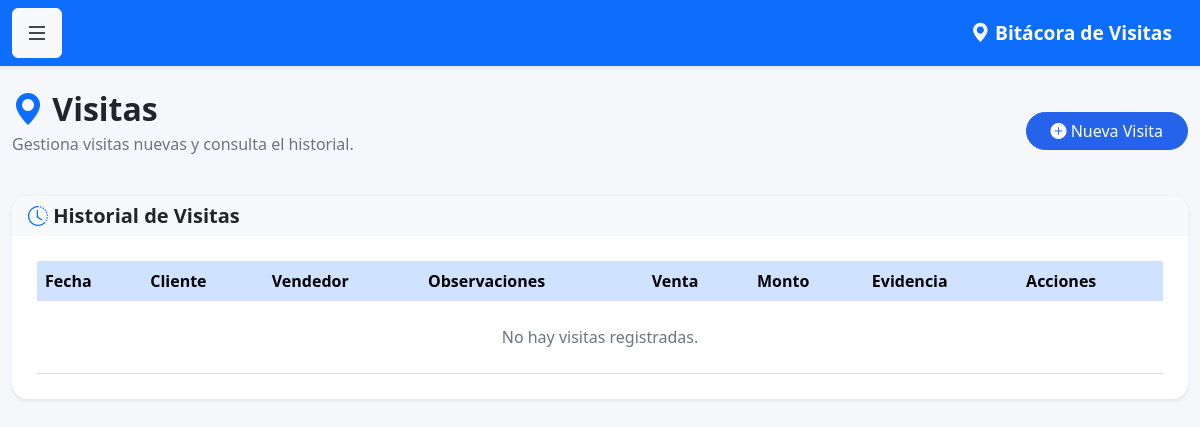
The app's page /visitas (signed in), older data.
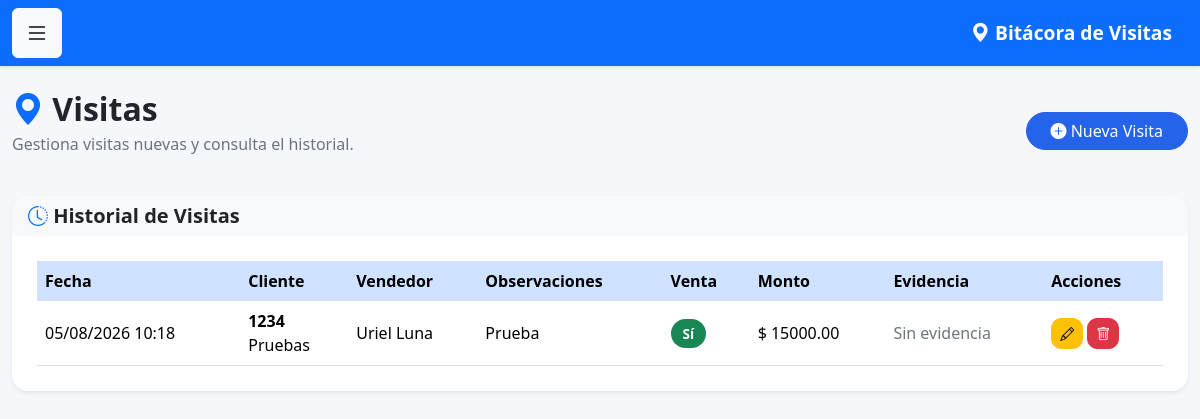
The same page, newer data.
### models.py (models this page shows)
class Visita(db.Model):
    __tablename__ = 'visitas'
    id = db.Column(
        db.Integer,
        primary_key=True
    )
    fecha = db.Column(
        db.DateTime,
        default=datetime.now
    )
    observaciones = db.Column(
        db.Text
    )
    venta_realizada = db.Column(
        db.Boolean,
        default=False
    )
    monto_venta = db.Column(
        db.Float,
        default=0
    )
    proxima_visita = db.Column(
        db.Date
    )
    cliente_id = db.Column(
        db.Integer,
        db.ForeignKey('clientes.id')
    )
    usuario_id = db.Column(
        db.Integer,
        db.ForeignKey('usuarios.id')
    )
    latitud = db.Column(
    db.String(50)
    )
    longitud = db.Column(
    db.String(50)
    )
    foto = db.Column(
    db.String(255)
    )
    cliente = db.relationship(
        'Cliente',
        backref='visitas'
    )
    usuario = db.relationship(
        'Usuario',
        backref='visitas'
    )

class Cliente(db.Model):
    __tablename__ = 'clientes'
    id = db.Column(
        db.Integer,
        primary_key=True
    )
    num_cliente = db.Column(
        db.String(20),
        unique=True,
        nullable=False
    )
    nombre = db.Column(
        db.String(150),
        nullable=False
    )
    grupo = db.Column(
        db.String(100)
    )
    canal = db.Column(
        db.String(100)
    )
    vendedor = db.Column(
        db.Integer
    )

class Usuario(UserMixin, db.Model):
    __tablename__ = 'usuarios'
    id = db.Column(db.Integer, primary_key=True)
    nombre = db.Column(db.String(100), nullable=False)
    correo = db.Column(db.String(120), unique=True, nullable=False)
    password = db.Column(db.String(500), nullable=False)
    rol = db.Column(db.String(20), default='vendedor')
    activo = db.Column(db.Boolean, default=True)

### app.py (the view)
@app.route('/visitas')
@login_required
def visitas():
    if current_user.rol == 'admin':
        visitas = Visita.query.order_by(
            Visita.fecha.desc()
        ).all()
    else:
        visitas = Visita.query.filter_by(
            usuario_id=current_user.id
        ).order_by(
            Visita.fecha.desc()
        ).all()
    return render_template(
        'visitas.html',
        visitas=visitas
    )

### app.py (called while the page is built)
@login_manager.user_loader
def load_user(user_id):
    return Usuario.query.get(int(user_id))

### templates/visitas.html (shortened to what this page needs)
{% extends 'base.html' %}
{% block contenido %}
<div class="d-flex justify-content-between align-items-center mb-4">
    <div>
        <h2 class="fw-bold mb-1">
            <i class="bi bi-geo-alt-fill text-primary"></i>
            Visitas
        </h2>
        <p class="text-muted">
            Gestiona visitas nuevas y consulta el historial.
        </p>
    </div>
    <a href="{{ url_for('nueva_visita') }}"
       class="btn btn-primary rounded-pill px-4">
        <i class="bi bi-plus-circle-fill"></i>
        Nueva Visita
    </a>
</div>
<div class="card shadow-sm border-0 rounded-4">
    <div class="card-header bg-light">
        <h5 class="mb-0">
            <i class="bi bi-clock-history text-primary"></i>
            Historial de Visitas
        </h5>
    </div>
    <div class="card-body">
        <div class="table-responsive">
            <table class="table table-hover align-middle">
                <thead class="table-primary">
                    <tr>
                        <th>Fecha</th>
                        <th>Cliente</th>
                        <th>Vendedor</th>
                        <th>Observaciones</th>
                        <th>Venta</th>
                        <th>Monto</th>
                        <th>Evidencia</th>
                        <th>Acciones</th>
                    </tr>
                </thead>
                <tbody>
                    {% for visita in visitas %}
                    <tr>
                        <td>
                            {{ visita.fecha.strftime('%d/%m/%Y %H:%M') }}
                        </td>
                        <td>
                            <strong>{{ visita.cliente.num_cliente }}</strong>
                            <br>
                            {{ visita.cliente.nombre }}
                        </td>
                        <td>
                            {{ visita.usuario.nombre }}
                        </td>
                        <td>
                            {{ visita.observaciones or '-' }}
                        </td>
                        <td>
                            {% if visita.venta_realizada %}
                                <span class="badge bg-success">Sí</span>
                            {% else %}
                                <span class="badge bg-secondary">No</span>
                            {% endif %}
                        </td>
                        <td>
                            $ {{ "%.2f"|format(visita.monto_venta or 0) }}
                        </td>
                        <td>
                            {% if visita.foto %}
                                <button
                                    type="button"
                                    class="btn btn-sm btn-primary"
                                    data-bs-toggle="modal"
                                    data-bs-target="#modalFoto{{ visita.id }}">
                                    <i class="bi bi-image"></i>
                                    Ver
                                </button>
                                <div class="modal fade"
                                     id="modalFoto{{ visita.id }}"
                                     tabindex="-1">
                                    <div class="modal-dialog modal-lg modal-dialog-centered">
                                        <div class="modal-content">
                                            <div class="modal-header">
                                                <h5 class="modal-title">
                                                    Evidencia de visita
                                                </h5>
                                                <button
                                                    type="button"
                                                    class="btn-close"
                                                    data-bs-dismiss="modal">
                                                </button>
                                            </div>
                                            <div class="modal-body text-center">
                                                <img
                                                    src="{{ visita.foto }}"
                                                    class="img-fluid rounded shadow"
                                                    style="max-height:600px;">
                                            </div>
                                        </div>
                                    </div>
                                </div>
                            {% else %}
                                <span class="text-muted">Sin evidencia</span>
                            {% endif %}
                        </td>
                        <td>
                            <a href="/visita/editar/{{ visita.id }}"
                               class="btn btn-warning btn-sm">
                                <i class="bi bi-pencil"></i>
                            </a>
                            {% if current_user.rol == 'admin' %}
                            <a href="/visita/eliminar/{{ visita.id }}"
                               class="btn btn-danger btn-sm"
                               onclick="return confirm('¿Está seguro de eliminar esta visita?');">
                                <i class="bi bi-trash"></i>
                            </a>
                            {% endif %}
                        </td>
                    </tr>
                    {% else %}
                    <tr>
                        <td colspan="8"
                            class="text-center text-muted py-4">
                            No hay visitas registradas.
                        </td>
                    </tr>
                    {% endfor %}
                </tbody>
            </table>
        </div>
    </div>
</div>
{% endblock %}

### templates/base.html (shortened to what this page needs)
<!DOCTYPE html>
<html lang="es">
<head>
<link rel="stylesheet" href="{{ url_for('static', filename='css/style.css') }}">
    <link
    href="https://cdn.jsdelivr.net/npm/bootstrap@5.3.3/dist/css/bootstrap.min.css"
    rel="stylesheet">
    <link rel="stylesheet"
    href="https://cdn.jsdelivr.net/npm/bootstrap-icons@1.11.3/font/bootstrap-icons.min.css">
    <link rel="stylesheet"
    href="{{ url_for('static', filename='css/style.css') }}">
</head>
<body>
<nav class="navbar navbar-dark bg-primary shadow-sm">
<div class="container-fluid">
<button
class="btn btn-light"
type="button"
data-bs-toggle="offcanvas"
data-bs-target="#menuLateral">
<i class="bi bi-list fs-4"></i>
</button>
<span class="navbar-brand fw-bold">
<i class="bi bi-geo-alt-fill"></i>
Bitácora de Visitas
</span>
</div>
</nav>
<main class="container py-4">
{% block contenido %}
{% endblock %}
</main>
</body>
</html>

### static/css/style.css (style rules this page uses)
body { background: #f5f7fb; font-family: "Segoe UI", Roboto, Helvetica, Arial, sans-serif; color: #212529; }
.container { max-width: 1400px; }
h1, h2, h3, h4, h5 { font-weight: 700; }
.text-muted { color: #6c757d !important; }
.card { border: none; border-radius: 18px; overflow: hidden; box-shadow: 0 6px 18px rgba(0,0,0,.08); }
.card-header { border: none; }
.card-body { padding: 25px; }
.btn { transition:.25s; }
.btn-primary { background:#2563eb; border-color:#2563eb; }
.table { margin-bottom:0; }
.table thead th { font-weight:600; border:none; }
.table-hover tbody tr { transition:.25s; }
.table td, .table th { vertical-align:middle; }
.badge { padding:8px 12px; border-radius:20px; font-size:.85rem; }
.btn-sm { border-radius:10px; }
.table td { max-width:250px; }
.table td:nth-child(4) { white-space:normal; }
.navbar { min-height:65px; }
.navbar-brand { font-size:1.2rem; }

Row changes from the older to the newer data that the page shows:
added Visita: fecha "05/08/2026 10:18", cliente.num_cliente "1234", cliente.nombre "Pruebas", usuario.nombre "Uriel Luna", observaciones "Prueba", venta_realizada "Sí", monto_venta "15000.00", shows "Sin evidencia"
Text that changed along with them:
text no longer shown: "No hay visitas registradas."
